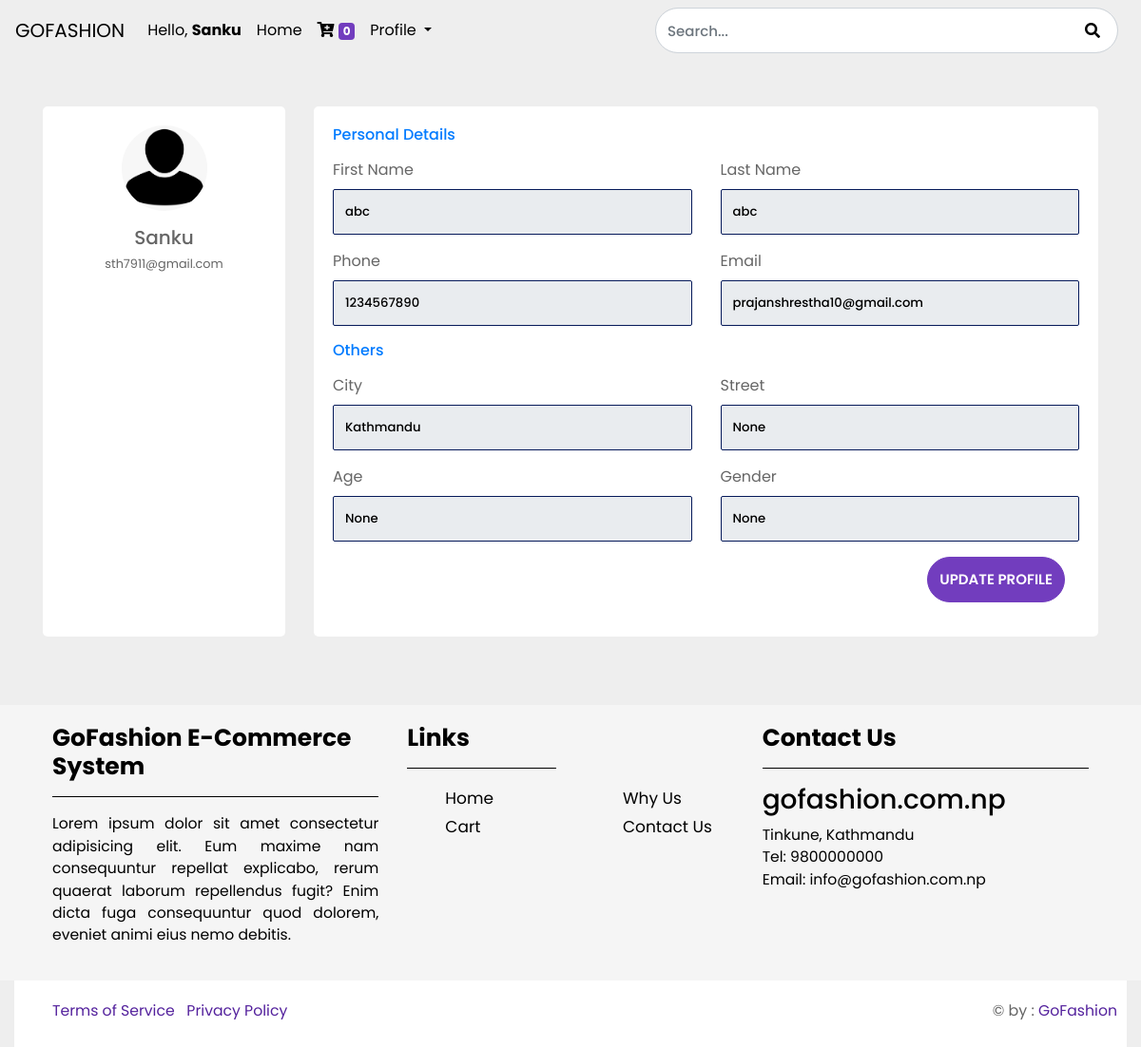
The page /profile/30 (signed in) on the database its author committed.
### store/models/customer.py (models this page shows, shortened)
class Customer(models.Model):
    first_name = models.CharField(max_length=50)
    last_name = models.CharField(max_length=50)
    phone = models.CharField(max_length=15)
    email = models.EmailField()
    password = models.CharField(max_length=500)
    age = models.CharField(max_length=10, null=True)
    gender = models.CharField(max_length=10, null=True)
    city = models.CharField(max_length=20, null= True)
    street = models.CharField(max_length=50, null= True)

### store/middlewares/auth.py (the view)
    def middleware(request, *args, **kwargs):
        return_url = request.META['PATH_INFO']
        if not request.session.get('customer'):
            return redirect(f'/login?return_url={return_url}')
        response = get_response(request, *args, **kwargs)
        return response

### store/views/login.py (called while the page is built)
def profile(request,id):
    customer = Customer.objects.get(id=id)
    if request.method == 'GET':
        data = {
            'customer': customer
        }
        return render(request, 'profile.html', data)

### store/templates/profile.html (shortened to what this page needs)
{% extends 'base.html' %}
{% load static %}
{% block content %}
<html>
    <head>
        <link rel="stylesheet" href="https://stackpath.bootstrapcdn.com/bootstrap/4.3.1/css/bootstrap.min.css"
>
        <link rel="stylesheet" type="text/css" href="{% static '/css/profile.css/' %}">
        <link rel="stylesheet" type="text/css" href="{% static '/css/style.css/' %}">
    </head>
    <br>
    <br>
    <body>
        <div class="container">
            <div class="row gutters">
                <div class="col-xl-3 col-lg-3 col-md-12 col-sm-12 col-12">
                    <div class="card h-100">
                        <div class="card-body">
                            <div class="account-settings">
                                <div class="user-profile">
                                    <div class="user-avatar">
                                        <img src="{% static 'images/avatar.png' %}" alt="Maxwell Admin">
                                    </div>
                                    <h5 class="user-name">{{ request.session.first_name }} </h5>
                                    <h6 class="user-email">{{ request.session.email }}</h6>
                                </div>
                            </div>
                        </div>
                    </div>
                </div>
                <div class="col-xl-9 col-lg-9 col-md-12 col-sm-12 col-12">
                    <div class="card h-100">
                        <div class="card-body">
                            <div class="row gutters">
                                <div class="col-xl-12 col-lg-12 col-md-12 col-sm-12 col-12">
                                    <h6 class="mb-3 text-primary">Personal Details</h6>
                                </div>
                                <div class="col-xl-6 col-lg-6 col-md-6 col-sm-6 col-12">
                                    <div class="form-group">
                                        <label for="fullName">First Name</label>
                                        <input readonly type="text" class="form-control" name="first_name" value="{{customer.first_name}}" placeholder="Enter full name">
                                    </div>
                                </div>
                                <div class="col-xl-6 col-lg-6 col-md-6 col-sm-6 col-12">
                                    <div class="form-group">
                                        <label for="eMail">Last Name</label>
                                        <input readonly type="email" class="form-control" name="last_name" value="{{customer.last_name}}" placeholder="Enter email ID">
                                    </div>
                                </div>
                                <div class="col-xl-6 col-lg-6 col-md-6 col-sm-6 col-12">
                                    <div class="form-group">
                                        <label for="phone">Phone</label>
                                        <input readonly type="text" class="form-control" name="phone" value="{{customer.phone}}" placeholder="Enter phone number">
                                    </div>
                                </div>
                                <div class="col-xl-6 col-lg-6 col-md-6 col-sm-6 col-12">
                                    <div class="form-group">
                                        <label for="website">Email</label>
                                        <input readonly type="url" class="form-control" name="email" value="{{customer.email}}" placeholder="Website url">
                                    </div>
                                </div>
                            </div>
                                <div class="row gutters">
                                <div class="col-xl-12 col-lg-12 col-md-12 col-sm-12 col-12">
                                    <h6 class="mb-3 text-primary">Others</h6>
                                </div>
                                <div class="col-xl-6 col-lg-6 col-md-6 col-sm-6 col-12">
                                    <div class="form-group">
                                        <label for="city">City</label>
                                        <input readonly type="text" class="form-control" name="city" value="{{customer.city}}" placeholder="Enter City">
                                    </div>
                                </div>
                                <div class="col-xl-6 col-lg-6 col-md-6 col-sm-6 col-12">
                                    <div class="form-group">
                                        <label for="street">Street</label>
                                        <input readonly type="text" class="form-control" name="street" value="{{customer.street}}" placeholder="Enter Street">
                                    </div>
                                </div>
                                <div class="col-xl-6 col-lg-6 col-md-6 col-sm-6 col-12">
                                    <div class="form-group">
                                        <label for="age">Age</label>
                                        <input readonly type="text" class="form-control" name="age" value="{{customer.age}}" placeholder="Enter Age">
                                    </div>
                                </div>
                                <div class="col-xl-6 col-lg-6 col-md-6 col-sm-6 col-12">
                                    <div class="form-group">
                                        <label for="gender">Gender</label>
                                        <input readonly type="text" class="form-control" name="gender" value="{{customer.gender}}" placeholder="Gender">
                                    </div>
                                    <div class="col-xl-12 col-lg-12 col-md-12 col-sm-12 col-12">
                                        <div class="text-right">
                                            <a href="/edit_profile/{{ request.session.customer }}" >
                                            <button type="button" name="submit" class="btn rounded-pill btn-lg- btn-custom text-uppercase">Update Profile</button>
                                            </a>
                                        </div>
                                    </div>
                                </div>
                            </div>
                        </div>
                    </div>
                </div>
            </div>
        </div>
    </body>
</html>
{% endblock %}

### static/css/profile.css (style rules this page uses)
body { color: black; }
.account-settings .user-profile { margin: 0 0 1rem 0; padding-bottom: 1rem; text-align: center; }
.account-settings .user-profile .user-avatar { margin: 0 0 1rem 0; }
.account-settings .user-profile .user-avatar img { width: 90px; height: 90px; -webkit-border-radius: 100px; -moz-border-radius: 100px; border-radius: 100px; }
.account-settings .user-profile h5.user-name { margin: 0 0 0.5rem 0; }
.account-settings .user-profile h6.user-email { margin: 0; font-size: 0.8rem; font-weight: 400; }
.card { ] -webkit-border-radius: 5px; -moz-border-radius: 5px; border-radius: 5px; border: 0; margin-bottom: 1rem; }
.form-group .form-control { border: 1px solid #061a5a; -webkit-border-radius: 2px; -moz-border-radius: 2px; border-radius: 2px; font-size: .825rem; color: black; }

### static/css/style.css (style rules this page uses)
body { font-family: 'Poppins', sans-serif; font-size: 16px; background: #eee; color:#666; overflow-x: hidden; }
.form-control { font-size: 15px; min-height: 48px; font-weight: 500; }
.btn-custom { background: #723dbe; border-color:#723dbe; color:#fff; font-size: 15px; font-weight: 600; min-height: 48px; }

### rows shown on the page
Customer: first_name "abc", last_name "abc", phone "1234567890", email "prajanshrestha10@gmail.com", city "Kathmandu", street "None", age "None", gender "None"

### other values the page prints
{{ request.session.first_name }} "Sanku"
{{ request.session.cart.keys|length }} "0"
{{ request.session.email }} "sth7911@gmail.com"
